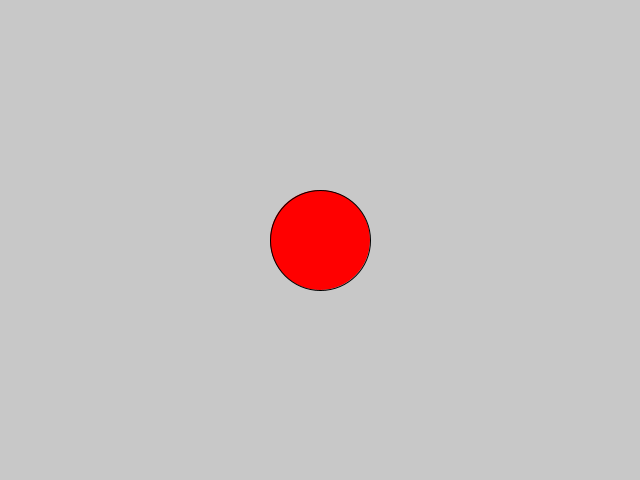
Frame 1 (no input)
Frame 60 (the mouse pressed at the canvas centre just before this capture): identical to frame 1, image omitted
Frame 120 (the mouse held since frame 60 and released just before this capture): identical to frame 1, image omitted

The Processing sketch that drew this single still picture (run headless with seeded random() and noise(); from frame 60 on, the mouse is pressed at the canvas centre):

// Processing sketch: InputBall
// ── InputBall.pde
int windowWidth = 640;
int windowHeight = 480;

color red = #FF0000;
color green = #00FF00;

class Ball
{
  int x;  //Ball's x position
  int y;  //Ball's y position
  int d;  //Ball's diameter
  color c;  //Ball's Color
  
  Ball(int x, int y, int d, color c)
  {
    this.x = x;
    this.y = y;
    this.d = d;
    this.c = c;
  }
  
  // Dentro da classe
  
  void MousePressed()
  {
    if(mouseButton == LEFT)
    {
      if(c == red)
        c = green;
      else
        c = red;
    }
  }
  
  void Draw()
  {
    fill(c);
    circle(x, y, d);
  }
}

void settings()
{
  size(windowWidth, windowHeight);
}

Ball a;

void setup()
{
  a = new Ball(windowWidth/2, windowHeight/2, 100, red);
}



void mousePressed()
{
  a.MousePressed();
  if(mouseButton == RIGHT)
  {
      a = new Ball(mouseX, mouseY, 100, red);
  }
}

void draw()
{
  background(200);
  if(a != null)
    a.Draw();
}
